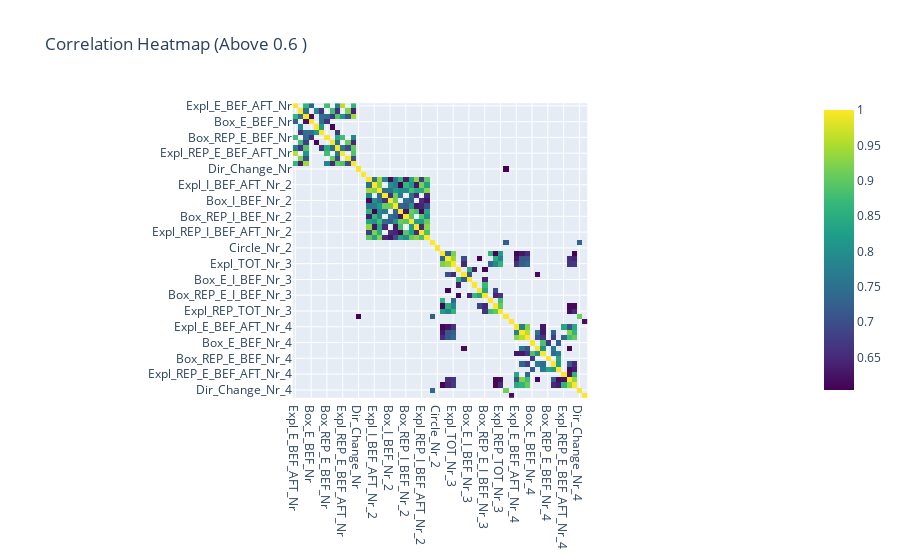

Source (notebook cell):
### Code cell
#create a heatmap, that only shows the correlation between numerical columns and where the correlation is above 0.4
# Compute the correlation matrix for numerical columns
corr_cols = [col for col in data.columns if '_Nr' in col]
matrix_df = data[corr_cols].copy()
correlation_matrix = matrix_df.corr()

# Filter the correlation matrix to only include values above 0.4
filtered_correlation = correlation_matrix[correlation_matrix > 0.6]

# Plot the heatmap
fig = px.imshow(filtered_correlation, title="Correlation Heatmap (Above 0.6 )", color_continuous_scale="Viridis")
fig.show()

### Figure 1 — Plotly figure (JSON) as saved in the notebook; plotly's stock layout.template omitted (floating-point values rounded to 4 significant figures; data arrays with more than 128 entries replaced by an {"elided": "..."} marker saying what was removed)
{"data": [{"coloraxis": "coloraxis", "hovertemplate": "x: %{x}<br>y: %{y}<br>color: %{z}<extra></extra>", "name": "0", "type": "heatmap", "x": ["Expl_E_BEF_AFT_Nr", "Expl_I_BEF_AFT_Nr", "Expl_TOT_Nr", "Box_E_BEF_Nr", "Box_I_BEF_Nr", "Box_E_I_BEF_Nr", "Box_REP_E_BEF_Nr", "Box_REP_I_BEF_Nr", "Box_REP_E_I_BEF_Nr", "Expl_REP_E_BEF_AFT_Nr", "Expl_REP_I_BEF_AFT_Nr", "Expl_REP_TOT_Nr", "Dir_Change_Nr", "Circle_Nr", "Expl_E_BEF_AFT_Nr_2", "Expl_I_BEF_AFT_Nr_2", "Expl_TOT_Nr_2", "Box_E_BEF_Nr_2", "Box_I_BEF_Nr_2", "Box_E_I_BEF_Nr_2", "Box_REP_E_BEF_Nr_2", "Box_REP_I_BEF_Nr_2", "Box_REP_E_I_BEF_Nr_2", "Expl_REP_E_BEF_AFT_Nr_2", "Expl_REP_I_BEF_AFT_Nr_2", "Expl_REP_TOT_Nr_2", "Dir_Change_Nr_2", "Circle_Nr_2", "Expl_E_BEF_AFT_Nr_3", "Expl_I_BEF_AFT_Nr_3", "Expl_TOT_Nr_3", "Box_E_BEF_Nr_3", "Box_I_BEF_Nr_3", "Box_E_I_BEF_Nr_3", "Box_REP_E_BEF_Nr_3", "Box_REP_I_BEF_Nr_3", "Box_REP_E_I_BEF_Nr_3", "Expl_REP_E_BEF_AFT_Nr_3", "Expl_REP_I_BEF_AFT_Nr_3", "Expl_REP_TOT_Nr_3", "Dir_Change_Nr_3", "Circle_Nr_3", "Expl_E_BEF_AFT_Nr_4", "Expl_I_BEF_AFT_Nr_4", "Expl_TOT_Nr_4", "Box_E_BEF_Nr_4", "Box_I_BEF_Nr_4", "Box_E_I_BEF_Nr_4", "Box_REP_E_BEF_Nr_4", "Box_REP_I_BEF_Nr_4", "Box_REP_E_I_BEF_Nr_4", "Expl_REP_E_BEF_AFT_Nr_4", "Expl_REP_I_BEF_AFT_Nr_4", "Expl_REP_TOT_Nr_4", "Dir_Change_Nr_4", "Circle_Nr_4"], "xaxis": "x", "y": ["Expl_E_BEF_AFT_Nr", "Expl_I_BEF_AFT_Nr", "Expl_TOT_Nr", "Box_E_BEF_Nr", "Box_I_BEF_Nr", "Box_E_I_BEF_Nr", "Box_REP_E_BEF_Nr", "Box_REP_I_BEF_Nr", "Box_REP_E_I_BEF_Nr", "Expl_REP_E_BEF_AFT_Nr", "Expl_REP_I_BEF_AFT_Nr", "Expl_REP_TOT_Nr", "Dir_Change_Nr", "Circle_Nr", "Expl_E_BEF_AFT_Nr_2", "Expl_I_BEF_AFT_Nr_2", "Expl_TOT_Nr_2", "Box_E_BEF_Nr_2", "Box_I_BEF_Nr_2", "Box_E_I_BEF_Nr_2", "Box_REP_E_BEF_Nr_2", "Box_REP_I_BEF_Nr_2", "Box_REP_E_I_BEF_Nr_2", "Expl_REP_E_BEF_AFT_Nr_2", "Expl_REP_I_BEF_AFT_Nr_2", "Expl_REP_TOT_Nr_2", "Dir_Change_Nr_2", "Circle_Nr_2", "Expl_E_BEF_AFT_Nr_3", "Expl_I_BEF_AFT_Nr_3", "Expl_TOT_Nr_3", "Box_E_BEF_Nr_3", "Box_I_BEF_Nr_3", "Box_E_I_BEF_Nr_3", "Box_REP_E_BEF_Nr_3", "Box_REP_I_BEF_Nr_3", "Box_REP_E_I_BEF_Nr_3", "Expl_REP_E_BEF_AFT_Nr_3", "Expl_REP_I_BEF_AFT_Nr_3", "Expl_REP_TOT_Nr_3", "Dir_Change_Nr_3", "Circle_Nr_3", "Expl_E_BEF_AFT_Nr_4", "Expl_I_BEF_AFT_Nr_4", "Expl_TOT_Nr_4", "Box_E_BEF_Nr_4", "Box_I_BEF_Nr_4", "Box_E_I_BEF_Nr_4", "Box_REP_E_BEF_Nr_4", "Box_REP_I_BEF_Nr_4", "Box_REP_E_I_BEF_Nr_4", "Expl_REP_E_BEF_AFT_Nr_4", "Expl_REP_I_BEF_AFT_Nr_4", "Expl_REP_TOT_Nr_4", "Dir_Change_Nr_4", "Circle_Nr_4"], "yaxis": "y", "z": {"elided": "56x56 float values"}}], "layout": {"coloraxis": {"colorscale": [[0, "#440154"], [0.1111, "#482878"], [0.2222, "#3e4989"], [0.3333, "#31688e"], [0.4444, "#26828e"], [0.5556, "#1f9e89"], [0.6667, "#35b779"], [0.7778, "#6ece58"], [0.8889, "#b5de2b"], [1, "#fde725"]]}, "title": {"text": "Correlation Heatmap (Above 0.6 )"}, "xaxis": {"anchor": "y", "constrain": "domain", "domain": [0, 1], "scaleanchor": "y"}, "yaxis": {"anchor": "x", "autorange": "reversed", "constrain": "domain", "domain": [0, 1]}}}
